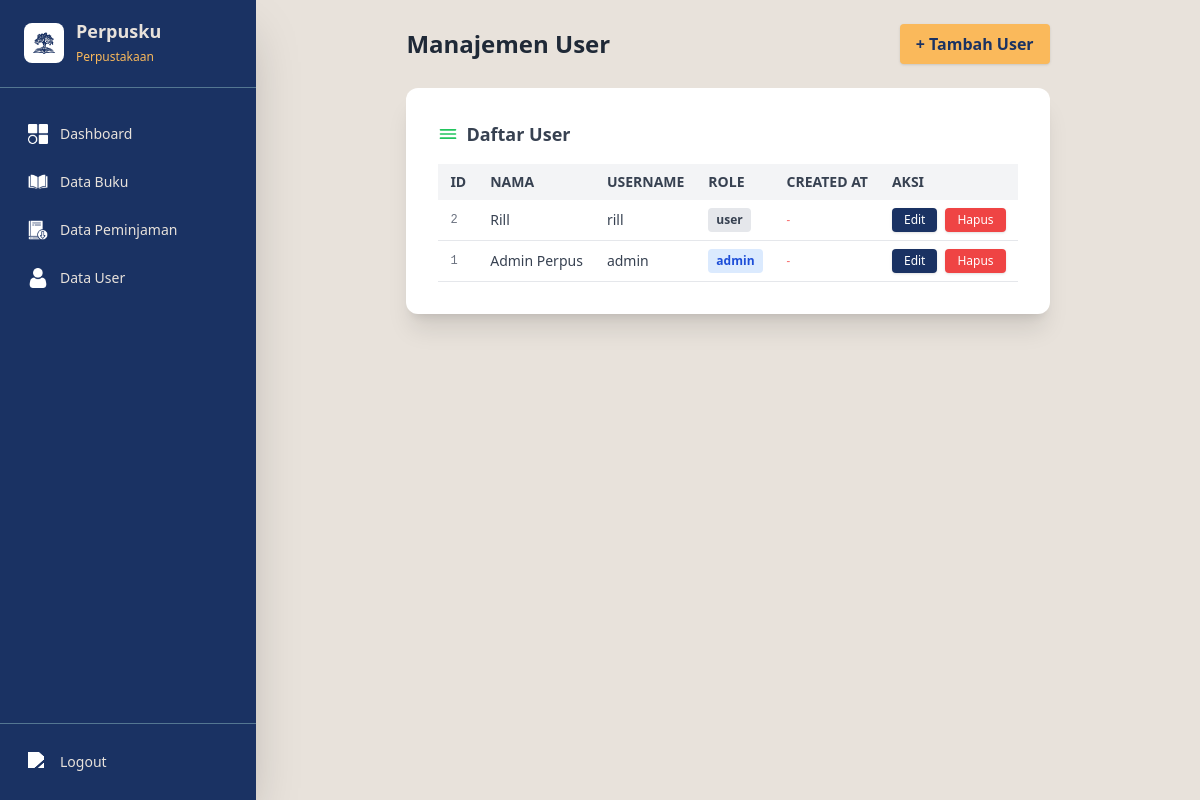
Before: /view/admin/crud_user.php (signed in) with the older database file.
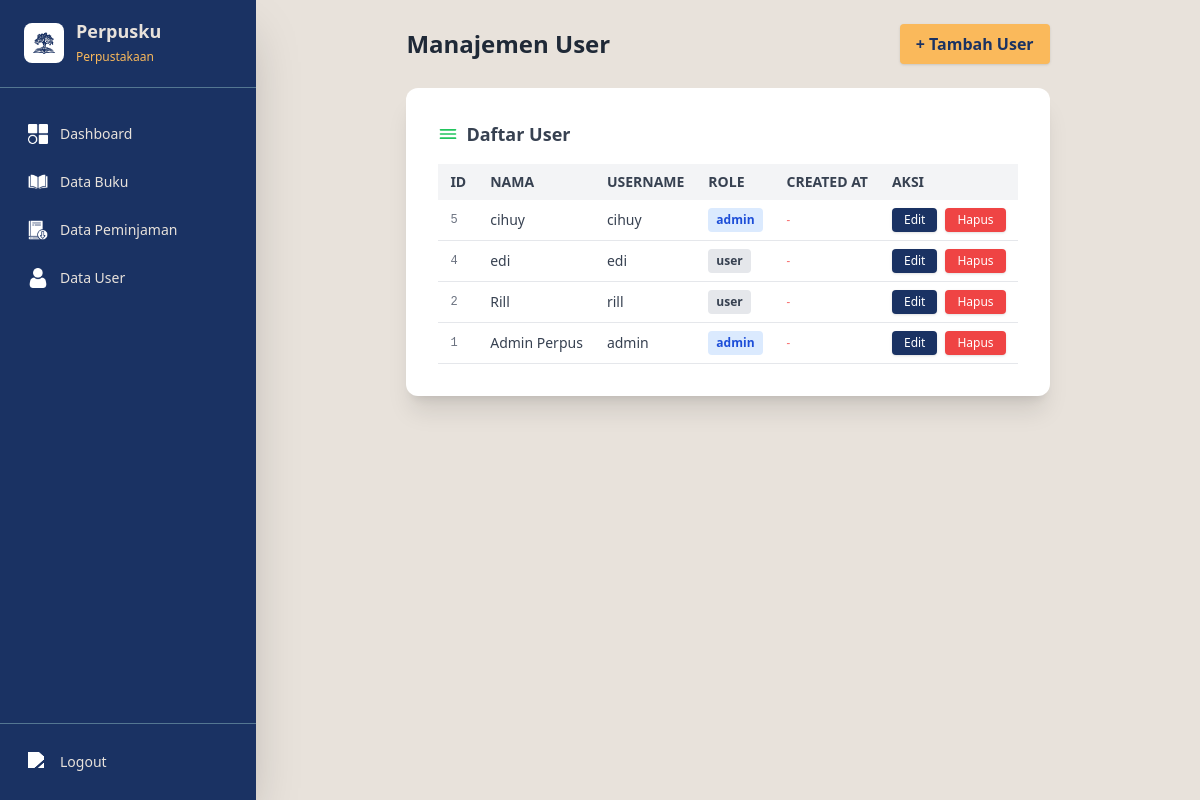
After: the same page with the newer database file.
### tables this page shows
CREATE TABLE `users` (
  `id_user` int(11) NOT NULL,
  `nama` varchar(100) NOT NULL,
  `username` varchar(50) NOT NULL,
  `password` varchar(255) NOT NULL,
  `role` enum('admin','user') NOT NULL,
  `created_at` datetime DEFAULT current_timestamp()
);

### view/admin/crud_user.php (the view, shortened to what this page needs)
<?php
include '../../model/koneksi.php';
$result = mysqli_query($koneksi, "SELECT * FROM users ORDER BY id_user DESC");
?>
<!DOCTYPE html>
<html lang="id">
<head>
	<script src="https://cdn.tailwindcss.com"></script>
</head>
<body class="bg-perpusku4 min-h-screen">
	<?php include '../partials/admin_sidebar.php'; ?>
	<div id="mainContent" class="flex-1 flex flex-col min-h-screen md:ml-64 transition-all duration-300 p-4 md:p-6">
		<div class="max-w-4xl mx-auto">
			<div class="flex items-center justify-between mb-6">
				<h2 class="text-2xl font-bold text-gray-800">Manajemen User</h2>
				<a href="tambah_user.php" class="bg-perpusku3 hover:bg-yellow-400 text-perpusku1 font-semibold px-4 py-2 rounded shadow">+ Tambah User</a>
			</div>
			<div class="bg-white rounded-xl shadow-xl p-6 md:p-8 mb-8">
				<div class="font-semibold text-lg mb-4 text-gray-700 flex items-center gap-2">
					<svg xmlns="http://www.w3.org/2000/svg" class="h-5 w-5 text-green-500" fill="none" viewBox="0 0 24 24" stroke="currentColor"><path stroke-linecap="round" stroke-linejoin="round" stroke-width="2" d="M3 7h18M3 12h18M3 17h18" /></svg>
					Daftar User
				</div>
				<div class="overflow-x-auto">
					<table class="min-w-full text-sm text-left text-gray-700">
						<thead class="bg-gray-100 text-gray-700 uppercase">
							<tr>
								<th class="py-2 px-3">ID</th>
								<th class="py-2 px-3">Nama</th>
								<th class="py-2 px-3">Username</th>
								<th class="py-2 px-3">Role</th>
								<th class="py-2 px-3">Created At</th>
								<th class="py-2 px-3">Aksi</th>
							</tr>
						</thead>
						<tbody>
						<?php while ($row = mysqli_fetch_assoc($result)): ?>
							<tr class="border-b hover:bg-blue-50">
								<td class="py-2 px-3 font-mono text-xs text-gray-500"><?= htmlspecialchars($row['id_user']) ?></td>
								<td class="py-2 px-3"><?= htmlspecialchars($row['nama']) ?></td>
								<td class="py-2 px-3"><?= htmlspecialchars($row['username']) ?></td>
								<td class="py-2 px-3">
									<span class="inline-block px-2 py-1 rounded text-xs font-semibold <?= $row['role'] == 'admin' ? 'bg-blue-100 text-blue-700' : 'bg-gray-200 text-gray-700' ?>">
										<?= htmlspecialchars($row['role']) ?>
									</span>
								</td>
								<td class="py-2 px-3 text-xs text-gray-500"><?= isset($row['create_at']) ? htmlspecialchars($row['create_at']) : '<span class="italic text-red-400">-</span>' ?></td>
								<td class="py-2 px-3 flex gap-2">
									<a href="tambah_user.php?edit=<?= $row['id_user'] ?>" class="bg-perpusku1 hover:bg-perpusku2 text-white px-3 py-1 rounded shadow text-xs">Edit</a>
									<a href="../../controller/aksi_crud_user.php?hapus=<?= $row['id_user'] ?>" class="bg-red-500 hover:bg-red-600 text-white px-3 py-1 rounded shadow text-xs" onclick="return confirm('Yakin hapus user ini?')">Hapus</a>
								</td>
							</tr>
						<?php endwhile; ?>
						</tbody>
					</table>
				</div>
			</div>
		</div>
	</div>
</body>
</html>

### view/partials/admin_sidebar.php (shortened to what this page needs)
<div id="app">
        <div class="flex items-center gap-3 px-6 py-5 border-b border-perpusku2">
            <div class="flex items-center gap-3 flex-1 cursor-pointer" onclick="toggleCollapseSidebar()" title="Toggle Sidebar">
                <div class="w-10 h-10 rounded-lg bg-white flex items-center justify-center flex-shrink-0">
                    <img src="../../public/image/perpusku.png" alt="Logo" class="w-8 h-8" />
                </div>
                <div class="sidebar-label">
                    <span class="font-bold text-lg block leading-tight">Perpusku</span>
                    <span class="text-perpusku3 text-xs">Perpustakaan</span>
                </div>
            </div>
        </div>
        <nav class="flex-1 px-3 py-6 space-y-1 overflow-y-auto">
            <a href="dashboard.php" class="flex items-center gap-3 px-4 py-3 rounded-lg text-perpusku4 hover:bg-perpusku2 transition duration-300 sidebar-link group">
                <img src="../../public/image/dashboard.png" class="h-5 w-5 flex-shrink-0" alt="Dashboard">
                <span class="sidebar-label font-medium text-sm group-hover:text-white">Dashboard</span>
            </a>
            <a href="../admin/crud_buku.php" class="flex items-center gap-3 px-4 py-3 rounded-lg text-perpusku4 hover:bg-perpusku2 transition duration-300 sidebar-link group">
                <img src="../../public/image/book.png" class="h-5 w-5 flex-shrink-0" alt="Data Buku">
                <span class="sidebar-label font-medium text-sm group-hover:text-white">Data Buku</span>
            </a>
            <a href="transaksi.php" class="flex items-center gap-3 px-4 py-3 rounded-lg text-perpusku4 hover:bg-perpusku2 transition duration-300 sidebar-link group">
                <img src="../../public/image/pinjam.png" class="h-5 w-5 flex-shrink-0" alt="Peminjaman">
                <span class="sidebar-label font-medium text-sm group-hover:text-white">Data Peminjaman</span>
            </a>
            <a href="../admin/crud_user.php" class="flex items-center gap-3 px-4 py-3 rounded-lg text-perpusku4 hover:bg-perpusku2 transition duration-300 sidebar-link group">
                <img src="../../public/image/user.png" class="h-5 w-5 flex-shrink-0" alt="User">
                <span class="sidebar-label font-medium text-sm group-hover:text-white">Data User</span>
            </a>
        </nav>
        <div class="px-3 py-4 border-t border-perpusku2">
            <a href="../../controller/aksi_logout.php" class="flex items-center gap-3 px-4 py-3 rounded-lg text-perpusku4 hover:bg-red-600 transition duration-300 sidebar-link group">
                <img src="../../public/image/logout.png" class="h-5 w-5 flex-shrink-0" alt="Logout">
                <span class="sidebar-label font-medium text-sm group-hover:text-white">Logout</span>
            </a>
        </div>
    </div>

### view/partials/admin_sidebar.php (style rules this page uses)
.sidebar-link img { filter: brightness(0) saturate(100%) invert(1); }
.sidebar-link { position: relative; overflow: hidden; }
.sidebar-link::before { content: ''; position: absolute; top: 0; left: -100%; width: 100%; height: 100%; background: rgba(255, 255, 255, 0.1); transition: left 0.3s ease; }
.sidebar-link > * { position: relative; z-index: 1; }

Changed rows visible on the page:
added users: id_user "5", nama "cihuy", username "cihuy", role "admin"
added users: id_user "4", nama "edi", username "edi", role "user"
